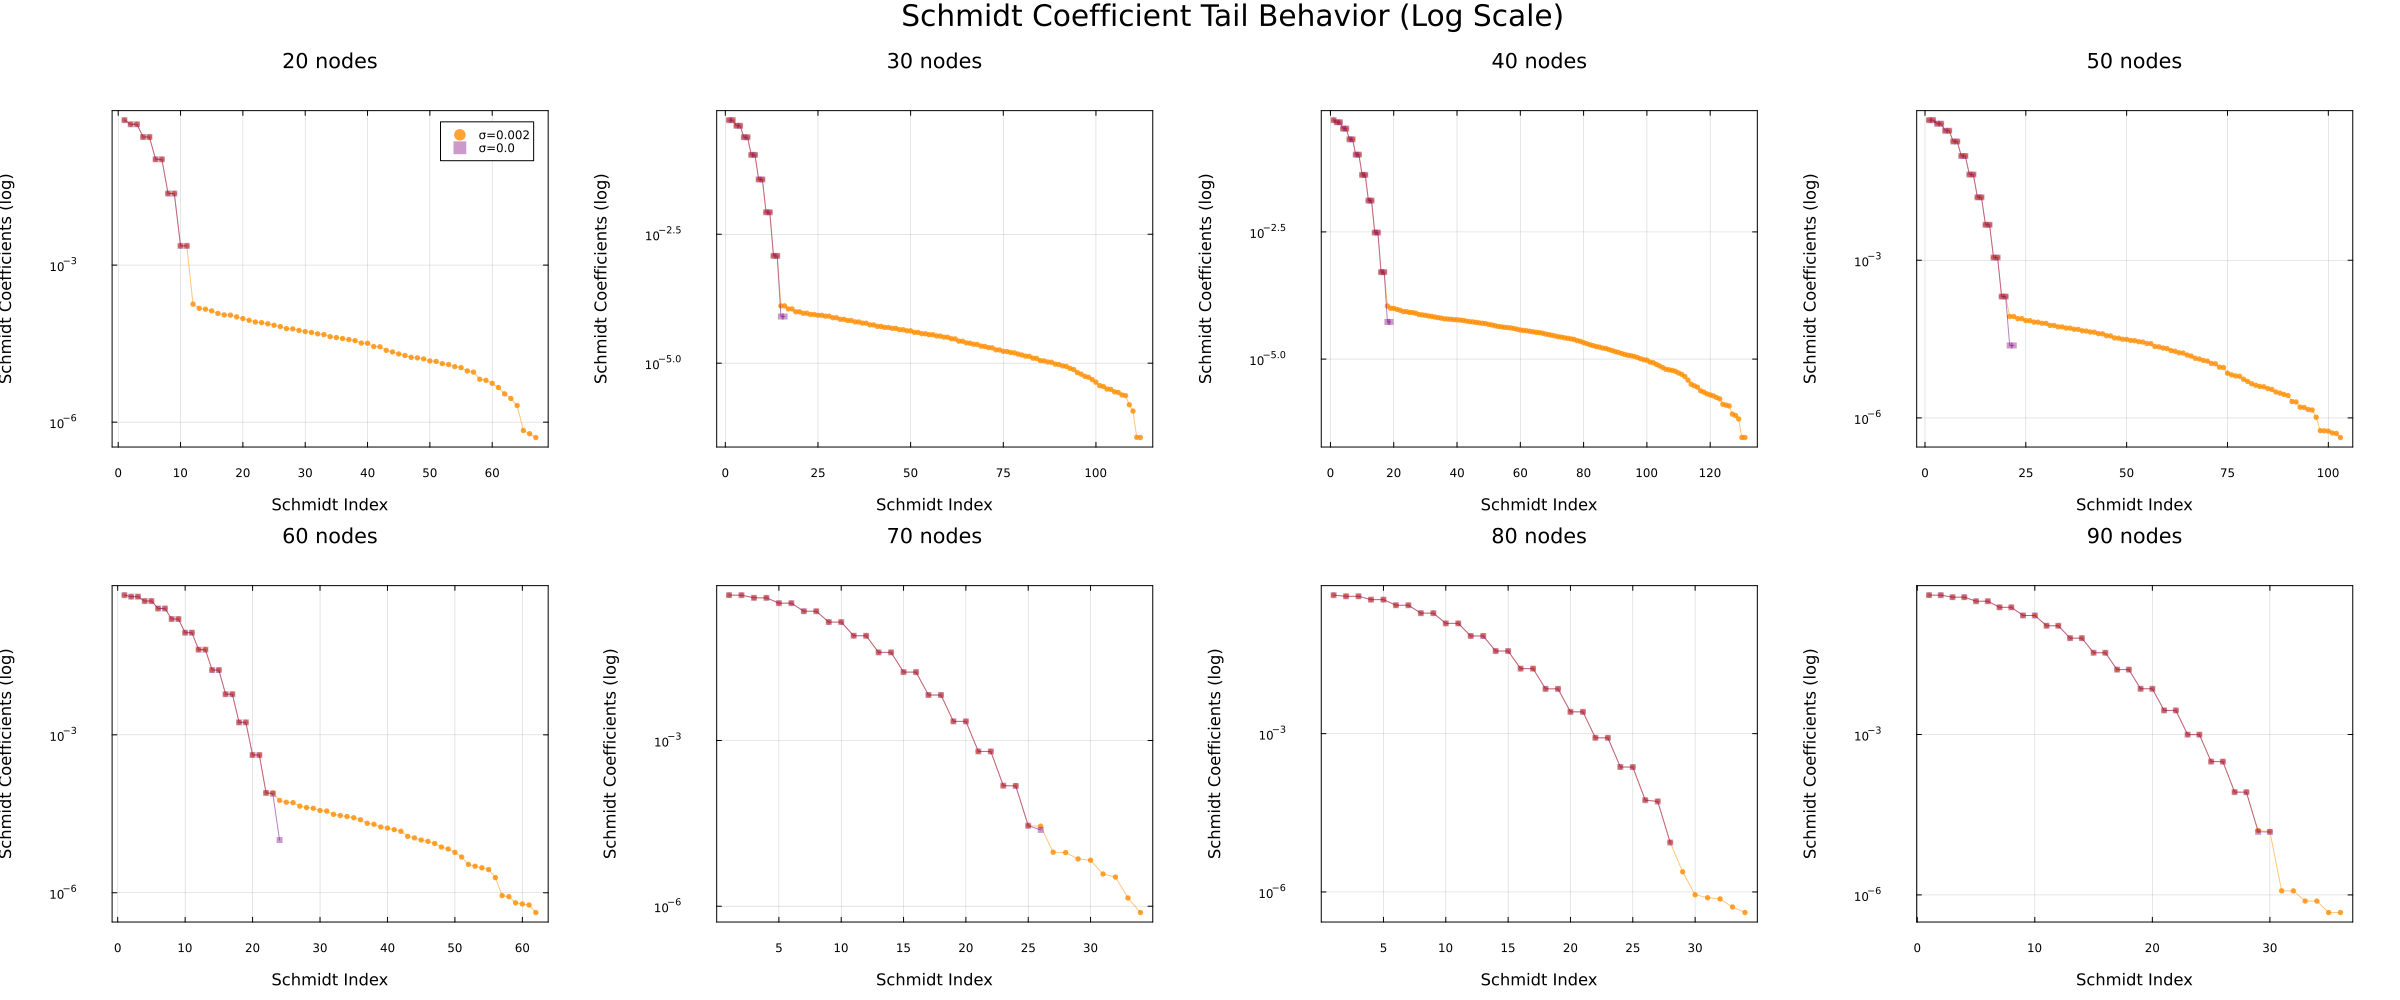

This figure's Julia source:
using JLD2, Plots

file_00 = joinpath(@__DIR__, "full_ent_spec_data_0.0.jld2")
file_002 = joinpath(@__DIR__, "full_ent_spec_data_0.002.jld2")
output_file = joinpath(@__DIR__, "tail_plot.png")

if !isfile(file_00) || !isfile(file_002)
    error("Data files not found.")
end

d00 = JLD2.load(file_00)
d002 = JLD2.load(file_002)

r00 = d00["entanglement_spectrum_results"]
r002 = d002["entanglement_spectrum_results"]
N_vals = d00["N_values"]
sigma_00 = d00["σ_val"]
sigma_002 = d002["σ_val"]

plot_width_px = 2400
plot_height_px = 1000

p = plot(
    layout = (2, 4),
    size = (plot_width_px, plot_height_px),
    plot_title = "Schmidt Coefficient Tail Behavior (Log Scale)",
    plot_titlefontsize = 20,
    legend = :topright,
    top_margin = 10Plots.mm,
    margin = 10Plots.mm
)

for (i, N) in enumerate(N_vals)
    
    title_str = "$N nodes"
    
    v00 = haskey(r00, N) ? sort(r00[N], rev=true) : nothing
    v002 = haskey(r002, N) ? sort(r002[N], rev=true) : nothing

    label_00 = (i == 1) ? "σ=$sigma_00" : ""
    label_002 = (i == 1) ? "σ=$sigma_002" : ""

    if v002 !== nothing
        mask = v002 .> 0
        y = v002[mask]
        x = (1:length(v002))[mask]
        
        plot!(p, subplot=i, x, y, 
            seriestype=:scatter, 
            markershape=:circle, 
            markersize=3, 
            markerstrokewidth=0, 
            color=:darkorange, 
            alpha=0.8, 
            label=label_002
        )
        plot!(p, subplot=i, x, y, seriestype=:path, color=:darkorange, alpha=0.5, label="")
    end

    if v00 !== nothing
        mask = v00 .> 0
        y = v00[mask]
        x = (1:length(v00))[mask]
        
        plot!(p, subplot=i, x, y, 
            seriestype=:scatter, 
            markershape=:rect, 
            markersize=3, 
            markerstrokewidth=0, 
            color=:purple, 
            alpha=0.4, 
            label=label_00
        )
        plot!(p, subplot=i, x, y, seriestype=:path, color=:purple, alpha=0.5, label="")
    end

    plot!(p, subplot=i,
        title = title_str,
        xlabel = "Schmidt Index",
        ylabel = "Schmidt Coefficients (log)",
        yaxis = :log10,
        framestyle = :box
    )
end

savefig(p, output_file)
println("Plot saved to $output_file")
